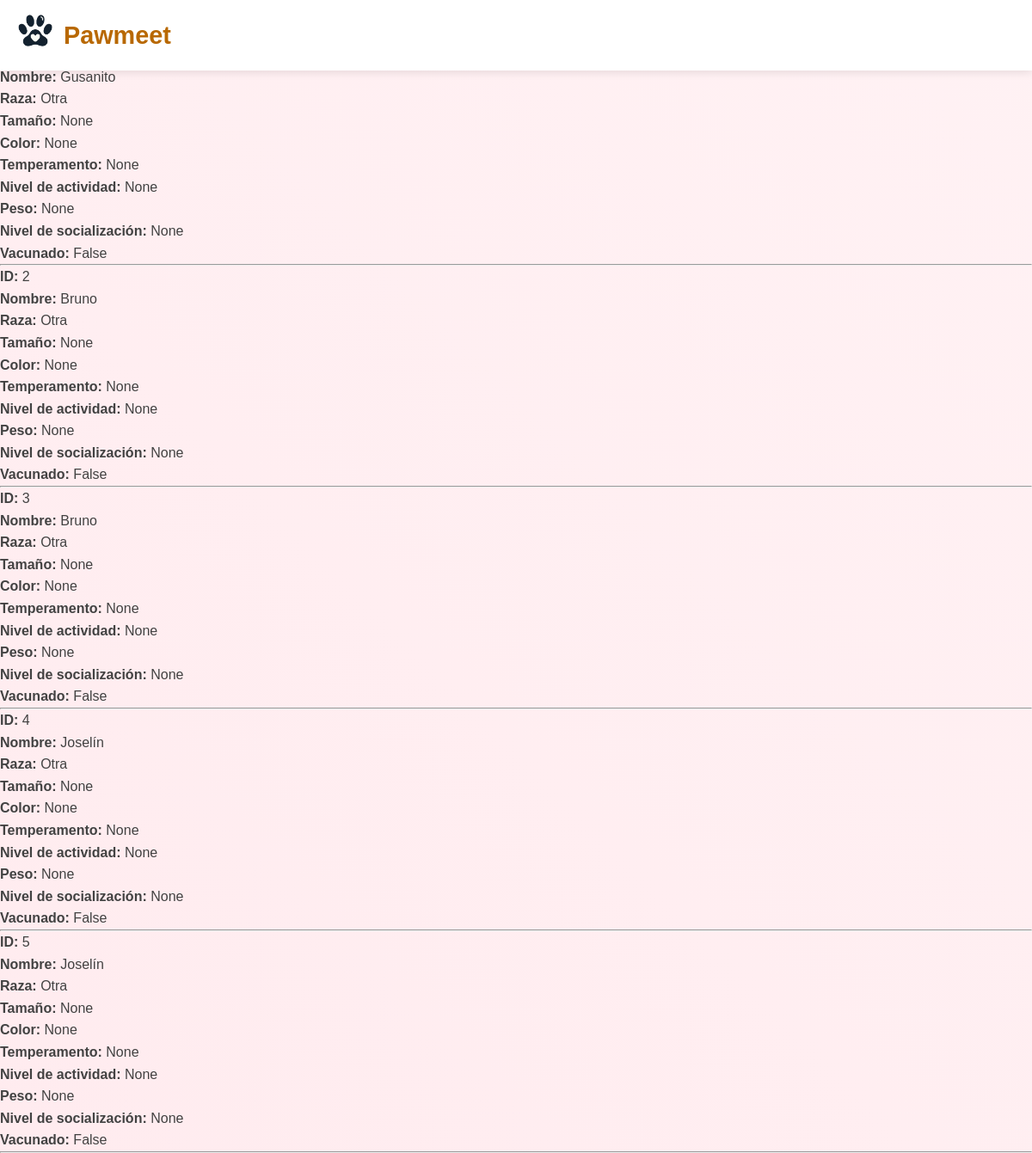
The page /list_mascotas/ on the database its author committed.
### mascotas/models.py (models this page shows, shortened)
class Mascota(models.Model):
    id = models.AutoField(primary_key=True)
    nombre = models.CharField(max_length=100)
    fecha_nacimiento = models.DateField(blank=True, null=True)
    foto = models.ImageField(upload_to='mascotas/', blank=True, null=True)
    dueño = models.ForeignKey('usuarios.UserProfile', on_delete=models.CASCADE, related_name="mascotas_datos")
    raza = models.CharField(max_length=100, blank=True, null=True)
    tamaño = models.CharField(max_length=50, choices=[('Pequeño', 'Pequeño'), ('Mediano', 'Mediano'), ('Grande', 'Grande')], blank=True, null=True)
    color = models.CharField(max_length=50, choices=[('Negro', 'Negro'), ('Blanco', 'Blanco'), ('Gris', 'Gris'), ('Marrón', 'Marrón'), ('Amarillo', 'Amarillo'), ('Naranja', 'Naranja'), ('Beige', 'Beige'), ('Rojo', 'Rojo'), ('Azul', 'Azul'), ('Verde', 'Verde'), ('Pardo', 'Pardo'), ('Dorado', 'Dorado'), ('Plata', 'Plata'), ('Morado', 'Morado'), ('Rosado', 'Rosado'), ('Café', 'Café'), ('Celeste', 'Celeste'), ('Blanco y negro', 'Blanco y negro'), ('Tricolor', 'Tricolor'), ('Atigrado', 'Atigrado')], blank=True, null=True)
    temperamento = models.CharField(max_length=50, choices=[('Activo', 'Activo'), ('Juguetón', 'Juguetón'), ('Tranquilo', 'Tranquilo'), ('Independiente', 'Independiente'), ('Sociable', 'Sociable'), ('Cariñoso', 'Cariñoso'), ('Protector', 'Protector'), ('Cauteloso', 'Cauteloso'), ('Tímido', 'Tímido'), ('Agresivo', 'Agresivo'), ('Dominante', 'Dominante'), ('Curioso', 'Curioso'), ('Desobediente', 'Desobediente'), ('Obediente', 'Obediente'), ('Amigable', 'Amigable')], blank=True, null=True)
    nivel_actividad = models.CharField(max_length=50, choices=[('Bajo', 'Bajo'), ('Medio', 'Medio'), ('Alto', 'Alto')], blank=True, null=True)
    peso = models.DecimalField(max_digits=5, decimal_places=2, blank=True, null=True)
    nivel_socializacion = models.CharField(max_length=50, choices=[('Alta', 'Alta'), ('Media', 'Media'), ('Baja', 'Baja')], blank=True, null=True)
    vacunado = models.BooleanField(default=False)
    castrado = models.BooleanField(default=False)  # Este campo indica si la mascota está castrada
    RAZAS_OPCIONES = [
    ('Airedale Terrier', 'Airedale Terrier'),
    ('Akita Inu', 'Akita Inu'),
    ('Alaskan Malamute', 'Alaskan Malamute'),
    ('American Bully', 'American Bully'),
    ('American Pit Bull Terrier', 'American Pit Bull Terrier'),
    ('American Staffordshire Terrier', 'American Staffordshire Terrier'),
    ('Australian Cattle Dog', 'Australian Cattle Dog'),
    ('Australian Shepherd', 'Australian Shepherd'),
    ('Basset Hound', 'Basset Hound'),
    ('Beagle', 'Beagle'),
    ('Belgian Malinois', 'Belgian Malinois'),
    ('Bernese Mountain Dog', 'Bernese Mountain Dog'),
    ('Bichón Frisé', 'Bichón Frisé'),
    ('Bloodhound', 'Bloodhound'),
    ('Border Collie', 'Border Collie'),
    ('Boston Terrier', 'Boston Terrier'),
    ('Boxer', 'Boxer'),
    ('Bulldog Francés', 'Bulldog Francés'),
    ('Bulldog Inglés', 'Bulldog Inglés'),
    ('Bullmastiff', 'Bullmastiff'),
    ('Cane Corso', 'Cane Corso'),
    ('Caniche (Poodle)', 'Caniche (Poodle)'),
    ('Cavalier King Charles Spaniel', 'Cavalier King Charles Spaniel'),
    ('Chihuahua', 'Chihuahua'),
    ('Chow Chow', 'Chow Chow'),
    ('Cocker Spaniel', 'Cocker Spaniel'),
    ('Collie', 'Collie'),
    ('Dálmata', 'Dálmata'),
    ('Dóberman', 'Dóberman'),
    ('Dogo Argentino', 'Dogo Argentino'),
    ('Dogo de Burdeos', 'Dogo de Burdeos'),
    ('Galgo Español', 'Galgo Español'),
    ('Golden Retriever', 'Golden Retriever'),
    ('Gran Danés', 'Gran Danés'),
    ('Husky Siberiano', 'Husky Siberiano'),
    ('Jack Russell Terrier', 'Jack Russell Terrier'),
    ('Labrador Retriever', 'Labrador Retriever'),
    ('Maltés', 'Maltés'),
    ('Mastín Español', 'Mastín Español'),
    ('Mastín Napolitano', 'Mastín Napolitano'),
    ('Pastor Alemán', 'Pastor Alemán'),
    ('Pastor Australiano', 'Pastor Australiano'),
    ('Pekinés', 'Pekinés'),
    ('Pembroke Welsh Corgi', 'Pembroke Welsh Corgi'),
    ('Pinscher Miniatura', 'Pinscher Miniatura'),
    ('Pit Bull Terrier', 'Pit Bull Terrier'),
    ('Pomerania', 'Pomerania'),
    ('Pug', 'Pug'),
    ('Rottweiler', 'Rottweiler'),
    ('Samoyedo', 'Samoyedo'),
    ('San Bernardo', 'San Bernardo'),
    ('Scottish Terrier', 'Scottish Terrier'),
    ('Setter Irlandés', 'Setter Irlandés'),
    ('Shiba Inu', 'Shiba Inu'),
    ('Shih Tzu', 'Shih Tzu'),
    ('Schnauzer', 'Schnauzer'),
    ('Staffordshire Bull Terrier', 'Staffordshire Bull Terrier'),
    ('Teckel (Dachshund)', 'Teckel (Dachshund)'),
    ('Terranova', 'Terranova'),
    ('Weimaraner', 'Weimaraner'),
    ('West Highland White Terrier', 'West Highland White Terrier'),
    ('Whippet', 'Whippet'),
    ('Yorkshire Terrier', 'Yorkshire Terrier'),
    ('Mestizo', 'Mestizo'),# Opción genérica
    ]
    raza = models.CharField(
        max_length=50,
        choices=RAZAS_OPCIONES,
        blank=False,
        null=False,
    )

### home/views.py (the view)
# urls.py: path('list_mascotas/', views.list_mascotas_view, name='list_mascotas'),
def list_mascotas_view(request):
    mascotas = Mascota.objects.all()
    context = {
        'mascotas': mascotas
    }
    return render(request, 'list_mascotas.html', context)

### home/templates/list_mascotas.html (shortened to what this page needs)
<!DOCTYPE html>
<html lang="es">
    <head>
        {% load static %}
        <link rel="stylesheet" href="{% static 'home/conectar.css' %}">
        <link rel="stylesheet" href="https://cdnjs.cloudflare.com/ajax/libs/font-awesome/6.5.1/css/all.min.css">
    </head>
    <body>
        <header>
            <nav>
                <div class="nav-container">
                    <a href="{% url 'home' %}" class="logo" style="text-decoration: none;">
                        <i class="logo-img"></i>
                        <span>Pawmeet</span>
                    </a>
                </div>
            </nav>
        </header>
        <main>
<h1>Lista de mascotas</h1>
<ul>
    {% for mascota in mascotas %}
        <li>
            <strong>ID:</strong> {{ mascota.id }} <br>
            <strong>Nombre:</strong> {{ mascota.nombre }} <br>
            <strong>Raza:</strong> {{ mascota.raza }} <br>
            <strong>Tamaño:</strong> {{ mascota.tamaño }} <br>
            <strong>Color:</strong> {{ mascota.color }} <br>
            <strong>Temperamento:</strong> {{ mascota.temperamento }} <br>
            <strong>Nivel de actividad:</strong> {{ mascota.nivel_actividad }} <br>
            <strong>Peso:</strong> {{ mascota.peso }} <br>
            <strong>Nivel de socialización:</strong> {{ mascota.nivel_socializacion }} <br>
            <strong>Vacunado:</strong> {{ mascota.vacunado }} <br>
        </li>
        <hr>
    {% endfor %}
        </main>
    </body>
</html>

### home/static/home/conectar.css (style rules this page uses)
:root { --primary-color: #b86800; --secondary-color: #e38000; --text-color: #424242; --light-gray: #f5f5f5; --white: #ffffff; }
* { margin: 0; padding: 0; box-sizing: border-box; font-family: Arial, sans-serif; }
body { line-height: 1.6; color: var(--text-color); background: linear-gradient(45deg, rgba(254, 63, 97, 0.1), rgba(255, 123, 145, 0.1)); overflow-x: hidden; }
nav { background: var(--white); box-shadow: 0 2px 10px rgba(0, 0, 0, 0.1); position: fixed; width: 100%; z-index: 1000; overflow-x: hidden; }
.nav-container { max-width: 1200px; margin: 0 auto; padding: 1rem; display: flex; justify-content: space-between; align-items: center; overflow: hidden; }
.logo { display: flex; align-items: center; gap: 0.5rem; font-size: 1.8rem; font-weight: 700; color: var(--primary-color); }
.logo-img { background-image: url('Pawmeet.png'); background-size: contain; background-repeat: no-repeat; width: 50px; height: 50px; }

### rows shown on the page
Mascota: nombre "Gusanito", raza "Otra", tamaño "None", color "None", temperamento "None", nivel_actividad "None", peso "None", nivel_socializacion "None", vacunado "False"
Mascota: id "2", nombre "Bruno", raza "Otra", tamaño "None", color "None", temperamento "None", nivel_actividad "None", peso "None", nivel_socializacion "None", vacunado "False"
Mascota: id "3", nombre "Bruno", raza "Otra", tamaño "None", color "None", temperamento "None", nivel_actividad "None", peso "None", nivel_socializacion "None", vacunado "False"
Mascota: id "4", nombre "Joselín", raza "Otra", tamaño "None", color "None", temperamento "None", nivel_actividad "None", peso "None", nivel_socializacion "None", vacunado "False"
Mascota: id "5", nombre "Joselín", raza "Otra", tamaño "None", color "None", temperamento "None", nivel_actividad "None", peso "None", nivel_socializacion "None", vacunado "False"
